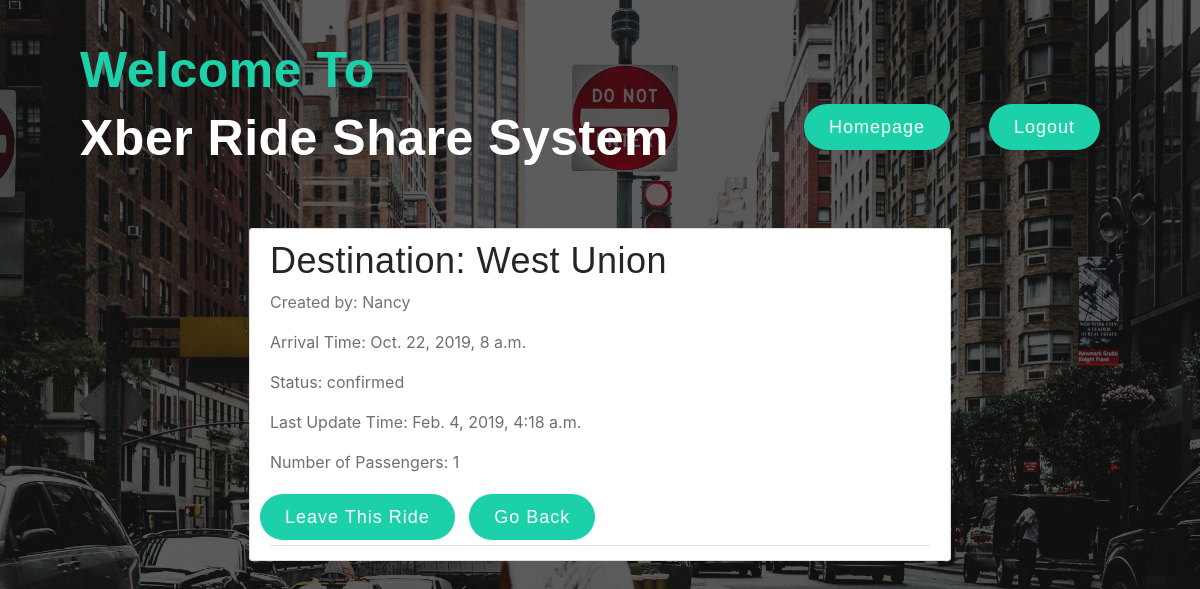
Screenshot of /rideService/sharer/rides/ (signed in) with the database file from the repository.
### rideService/models.py (models this page shows, shortened)
class Request(models.Model):
    ride_owner = models.ForeignKey(User, on_delete=models.CASCADE)
    driver = models.ForeignKey('Driver', on_delete=models.SET_NULL, default=None, null=True)
    sharer = models.ForeignKey(User, on_delete=models.SET_NULL, default=None, null=True, related_name='sharer_request')
    destination = models.CharField(max_length=1000)
    arrival_time = models.DateTimeField()
    num_passengers = models.IntegerField(
        default=1,
        validators=[
            MaxValueValidator(10),
            MinValueValidator(1)
        ]
    )
    num_sharer = models.IntegerField(
        default=0,
        validators=[
            MaxValueValidator(10),
            MinValueValidator(0)
        ]
    )
    shareable = models.BooleanField(default=False)
    vehicle_type = models.CharField(max_length=200, null=True, blank=True)
    special_request = models.TextField(blank=True)
    status = models.CharField(max_length=1000)
    last_updated = models.DateTimeField(auto_now_add=True)

### rideService/views.py (the view)
# urls.py: path('sharer/rides/',views.sharerViewRides, name = 'sharer-detail'),
@login_required
def sharerViewRides(request):
    context = {
        'requests': Request.objects.filter(sharer=request.user)
    }
    return render(request, 'rideService/sharer_request_detail.html', context)

### rideService/templates/rideService/sharer_request_detail.html
{% extends "rideService/homeBase.html" %}
{% block content %}
{% if requests %}
    {% for request in requests %}
        <article class="media content-section" style="margin-right: 20%;margin-left: 20%;">
          <div class="media-body">
                <div class="article-metadata">
                    <h2>Destination: {{ request.destination }}</h2>
                <div>
                        <p class="text-muted">Created by: {{ request.ride_owner.username}}</p>
                        <p class="article-content">Arrival Time: {{ request.arrival_time}}</p>
                        <p class="article-content">Status: {{ request.status}}</p>
                        <p class="article-content">Last Update Time: {{ request.last_updated}}</p>
                        <p class="article-content">Number of Passengers: {{ request.num_passengers}}</p>
                        <a style="position: relative; right:10px;" class="btn btn-secondary btn-sm mt-1 mb-1" href="{% url 'leave-ride' request.id %}">
                            Leave This Ride
                        </a>
                        <a class="btn btn-outline-secondary" href="{% url 'role'%}">Go Back</a>
                </div>
        </article>
    {% endfor %}
{% else %}
<p style="margin-top:10%; font-size:30px; color:#ffffff;text-align:center;">No On-going ride Right Now, Look for a ride Share?<a style="position:relative;left:20px;" class="btn btn-secondary btn-sm mt-1 mb-1" href="{%url 'sharer-search'%}">Search Here!</a>></p>>
{% endif %}
{% endblock content %}

### rideService/static/css/styles.css (style rules this page uses)
body { background-image: url("background.jpeg"); background-size: 100% auto; background-color:#000000; color: #333333; margin-top: 5rem; }
h1, h2, h3, h4, h5, h6 { font-weight: normal; color: #252525; letter-spacing: 0.5px; font-family: 'Montserrat', sans-serif; }
h2 { font-size: 36px; }
p { font-weight: 400; color: #6f6f6f; line-height: 24px; text-rendering: optimizeLegibility; }
.content-section { background: #ffffff; padding: 10px 20px; border: 1px solid #dddddd; border-radius: 3px; margin-bottom: 20px; }
.article-content { white-space: pre-line; }
.article-metadata { padding-bottom: 1px; margin-bottom: 4px; border-bottom: 1px solid #e3e3e3 }
.btn { border: none; color: #fff; display: inline-block; padding: 0px 25px; font-weight: normal; font-size: 18px; border-radius: 30px; font-family: 'Montserrat', sans-serif; line-height: 46px; background: #1cd1aa; letter-spacing: 1px; position: relative; z-index: 1; }

### rows the page displays
Request: destination "West Union", ride_owner.username "Nancy", arrival_time "Oct. 22, 2019, 8 a.m.", status "confirmed", last_updated "Feb. 4, 2019, 4:18 a.m.", num_passengers "1"
